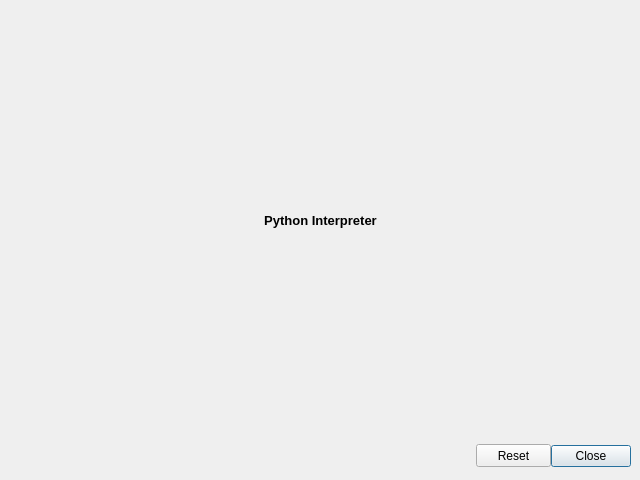
<?xml version="1.0" encoding="UTF-8"?>
<ui version="4.0">
 <class>PythonInterpreter</class>
 <widget class="QDialog" name="PythonInterpreter">
  <property name="geometry">
   <rect>
    <x>0</x>
    <y>0</y>
    <width>640</width>
    <height>480</height>
   </rect>
  </property>
  <property name="windowTitle">
   <string>Dialog</string>
  </property>
  <widget class="QDialogButtonBox" name="buttonBox">
   <property name="geometry">
    <rect>
     <x>10</x>
     <y>440</y>
     <width>621</width>
     <height>32</height>
    </rect>
   </property>
   <property name="orientation">
    <enum>Qt::Horizontal</enum>
   </property>
   <property name="standardButtons">
    <set>QDialogButtonBox::Close</set>
   </property>
  </widget>
  <widget class="QPushButton" name="resetButton">
   <property name="geometry">
    <rect>
     <x>476</x>
     <y>444</y>
     <width>75</width>
     <height>23</height>
    </rect>
   </property>
   <property name="text">
    <string>Reset</string>
   </property>
  </widget>
  <widget class="QWidget" name="widget" native="true">
   <property name="geometry">
    <rect>
     <x>10</x>
     <y>10</y>
     <width>621</width>
     <height>421</height>
    </rect>
   </property>
   <widget class="QWidget" name="verticalLayoutWidget">
    <property name="geometry">
     <rect>
      <x>0</x>
      <y>0</y>
      <width>621</width>
      <height>421</height>
     </rect>
    </property>
    <layout class="QVBoxLayout" name="interpreterLayout">
     <item>
      <widget class="QLabel" name="interpreterTitle">
       <property name="font">
        <font>
         <pointsize>10</pointsize>
         <weight>75</weight>
         <bold>true</bold>
        </font>
       </property>
       <property name="text">
        <string>Python Interpreter</string>
       </property>
       <property name="alignment">
        <set>Qt::AlignCenter</set>
       </property>
      </widget>
     </item>
    </layout>
   </widget>
  </widget>
 </widget>
 <resources/>
 <connections>
  <connection>
   <sender>buttonBox</sender>
   <signal>accepted()</signal>
   <receiver>PythonInterpreter</receiver>
   <slot>accept()</slot>
   <hints>
    <hint type="sourcelabel">
     <x>248</x>
     <y>254</y>
    </hint>
    <hint type="destinationlabel">
     <x>157</x>
     <y>274</y>
    </hint>
   </hints>
  </connection>
  <connection>
   <sender>buttonBox</sender>
   <signal>rejected()</signal>
   <receiver>PythonInterpreter</receiver>
   <slot>reject()</slot>
   <hints>
    <hint type="sourcelabel">
     <x>316</x>
     <y>260</y>
    </hint>
    <hint type="destinationlabel">
     <x>286</x>
     <y>274</y>
    </hint>
   </hints>
  </connection>
 </connections>
</ui>
